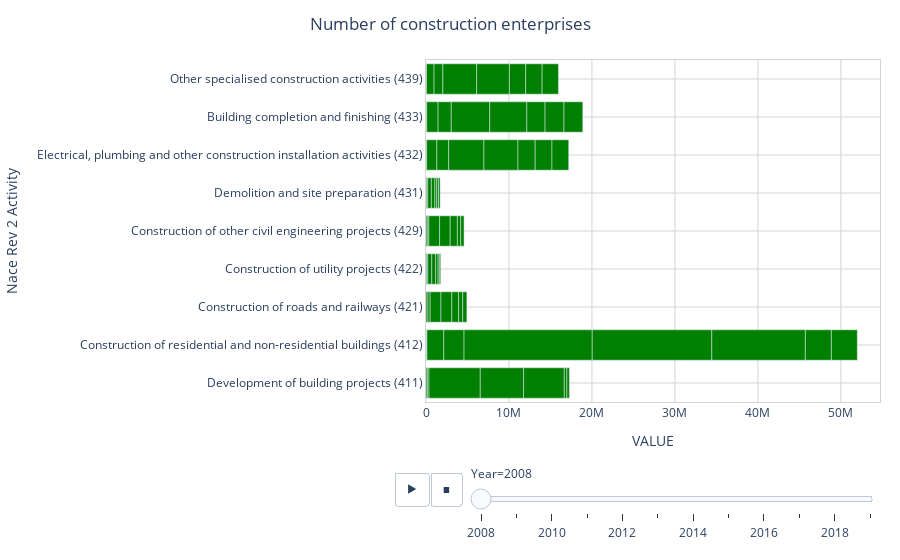

Write notebook code for a chart like this one.
### Code cell
fig = px.bar(enterprises, x='VALUE', y='Nace Rev 2 Activity', title='Number of construction enterprises', 
             animation_frame="Year", color_discrete_sequence =['green'])#color='VALUE')
fig.update_layout(
    title=dict(x=0.5), #set title in the center
    margin=dict(l=300, r=20, t=60, b=20), #set margin of the chart
    plot_bgcolor='white'
)
update_axes(fig)

### Figure 1 — Plotly figure (JSON) as saved in the notebook; plotly's stock layout.template omitted (floating-point values rounded to 4 significant figures; data arrays with more than 128 entries replaced by an {"elided": "..."} marker saying what was removed)
{"data": [{"alignmentgroup": "True", "hovertemplate": "Year=2008<br>VALUE=%{x}<br>Nace Rev 2 Activity=%{y}<extra></extra>", "legendgroup": "", "marker": {"color": "green", "pattern": {"shape": ""}}, "name": "", "offsetgroup": "", "orientation": "h", "showlegend": false, "textposition": "auto", "type": "bar", "x": {"elided": "396 float values"}, "xaxis": "x", "y": {"elided": "396 str values"}, "yaxis": "y"}], "layout": {"barmode": "relative", "legend": {"tracegroupgap": 0}, "margin": {"b": 20, "l": 300, "r": 20, "t": 60}, "plot_bgcolor": "white", "sliders": [{"active": 0, "currentvalue": {"prefix": "Year="}, "len": 0.9, "pad": {"b": 10, "t": 60}, "steps": [{"args": [["2008"], {"frame": {"duration": 0, "redraw": true}, "fromcurrent": true, "mode": "immediate", "transition": {"duration": 0, "easing": "linear"}}], "label": "2008", "method": "animate"}, {"args": [["2009"], {"frame": {"duration": 0, "redraw": true}, "fromcurrent": true, "mode": "immediate", "transition": {"duration": 0, "easing": "linear"}}], "label": "2009", "method": "animate"}, {"args": [["2010"], {"frame": {"duration": 0, "redraw": true}, "fromcurrent": true, "mode": "immediate", "transition": {"duration": 0, "easing": "linear"}}], "label": "2010", "method": "animate"}, {"args": [["2011"], {"frame": {"duration": 0, "redraw": true}, "fromcurrent": true, "mode": "immediate", "transition": {"duration": 0, "easing": "linear"}}], "label": "2011", "method": "animate"}, {"args": [["2012"], {"frame": {"duration": 0, "redraw": true}, "fromcurrent": true, "mode": "immediate", "transition": {"duration": 0, "easing": "linear"}}], "label": "2012", "method": "animate"}, {"args": [["2013"], {"frame": {"duration": 0, "redraw": true}, "fromcurrent": true, "mode": "immediate", "transition": {"duration": 0, "easing": "linear"}}], "label": "2013", "method": "animate"}, {"args": [["2014"], {"frame": {"duration": 0, "redraw": true}, "fromcurrent": true, "mode": "immediate", "transition": {"duration": 0, "easing": "linear"}}], "label": "2014", "method": "animate"}, {"args": [["2015"], {"frame": {"duration": 0, "redraw": true}, "fromcurrent": true, "mode": "immediate", "transition": {"duration": 0, "easing": "linear"}}], "label": "2015", "method": "animate"}, {"args": [["2016"], {"frame": {"duration": 0, "redraw": true}, "fromcurrent": true, "mode": "immediate", "transition": {"duration": 0, "easing": "linear"}}], "label": "2016", "method": "animate"}, {"args": [["2017"], {"frame": {"duration": 0, "redraw": true}, "fromcurrent": true, "mode": "immediate", "transition": {"duration": 0, "easing": "linear"}}], "label": "2017", "method": "animate"}, {"args": [["2018"], {"frame": {"duration": 0, "redraw": true}, "fromcurrent": true, "mode": "immediate", "transition": {"duration": 0, "easing": "linear"}}], "label": "2018", "method": "animate"}, {"args": [["2019"], {"frame": {"duration": 0, "redraw": true}, "fromcurrent": true, "mode": "immediate", "transition": {"duration": 0, "easing": "linear"}}], "label": "2019", "method": "animate"}], "x": 0.1, "xanchor": "left", "y": 0, "yanchor": "top"}], "title": {"text": "Number of construction enterprises", "x": 0.5}, "updatemenus": [{"buttons": [{"args": [null, {"frame": {"duration": 500, "redraw": true}, "fromcurrent": true, "mode": "immediate", "transition": {"duration": 500, "easing": "linear"}}], "label": "&#9654;", "method": "animate"}, {"args": [[null], {"frame": {"duration": 0, "redraw": true}, "fromcurrent": true, "mode": "immediate", "transition": {"duration": 0, "easing": "linear"}}], "label": "&#9724;", "method": "animate"}], "direction": "left", "pad": {"r": 10, "t": 70}, "showactive": false, "type": "buttons", "x": 0.1, "xanchor": "right", "y": 0, "yanchor": "top"}], "xaxis": {"anchor": "y", "domain": [0, 1], "gridcolor": "lightgrey", "linecolor": "lightgrey", "mirror": true, "showline": true, "title": {"text": "VALUE"}}, "yaxis": {"anchor": "x", "domain": [0, 1], "gridcolor": "lightgrey", "linecolor": "lightgrey", "mirror": true, "showline": true, "title": {"text": "Nace Rev 2 Activity"}}}}
